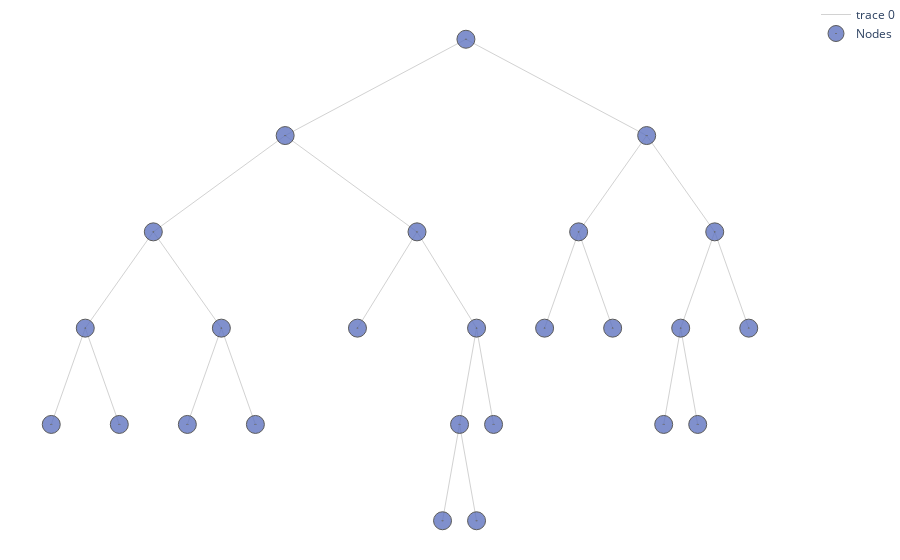

The notebook cell this image was saved under:
### Code cell
import warnings
warnings.filterwarnings("ignore", category=FutureWarning) 

start = time.time()
tree.print_tree(table = True, html = False).style.hide()#_index() #print both the pruned and non pruned tree 
#tree.print_tree(table = False, html = False, visual_pruning = True)
#time.time() - start

### Figure 1 — Plotly figure (JSON) as saved in the notebook; plotly's stock layout.template omitted (floating-point values rounded to 4 significant figures)
{"data": [{"hoverinfo": "none", "line": {"color": "rgb(210,210,210)", "width": 1}, "mode": "lines", "type": "scatter", "x": [0, -5.312, null, 0, 5.312, null, -5.312, -9.188, null, -5.312, -1.438, null, 5.312, 3.312, null, 5.312, 7.312, null, -9.188, -11.19, null, -9.188, -7.188, null, -1.438, -3.188, null, -1.438, 0.3125, null, 3.312, 2.312, null, 3.312, 4.312, null, 7.312, 6.312, null, 7.312, 8.312, null, -11.19, -12.19, null, -11.19, -10.19, null, -7.188, -8.188, null, -7.188, -6.188, null, 0.3125, -0.1875, null, 0.3125, 0.8125, null, 6.312, 5.812, null, 6.312, 6.812, null, -0.1875, -0.6875, null, -0.1875, 0.3125, null], "y": [8, 7, null, 8, 7, null, 7, 6, null, 7, 6, null, 7, 6, null, 7, 6, null, 6, 5, null, 6, 5, null, 6, 5, null, 6, 5, null, 6, 5, null, 6, 5, null, 6, 5, null, 6, 5, null, 5, 4, null, 5, 4, null, 5, 4, null, 5, 4, null, 5, 4, null, 5, 4, null, 5, 4, null, 5, 4, null, 4, 3, null, 4, 3, null]}, {"hoverinfo": "text", "marker": {"color": "#6175c1", "line": {"color": "rgb(50,50,50)", "width": 1}, "size": 18, "symbol": "circle-dot"}, "mode": "markers", "name": "Nodes", "opacity": 0.8, "text": ["n16<br>None<br>Bin Value: 117.08<br>pearson : 2462.92<br>Samples : 13<br>GPR: 1.0<br>LPR: 0.347", "n17<br>None<br>Bin Value: 135.64<br>pearson : 1905.21<br>Samples : 14<br>GPR: 0.378<br>LPR: 0.313", "n18<br>None<br>Bin Value: 128.67<br>pearson : 999.33<br>Samples : 6<br>GPR: []<br>LPR: []", "n19<br>None<br>Bin Value: 109.02<br>pearson : 10096.98<br>Samples : 56<br>GPR: 0.301<br>LPR: 0.153", "n10<br>None<br>Bin Value: 66.78<br>pearson : 4103.56<br>Samples : 9<br>GPR: []<br>LPR: []", "n23<br>None<br>Bin Value: 88.0<br>pearson : 5326.0<br>Samples : 19<br>GPR: 0.989<br>LPR: 0.179", "n44<br>None<br>Bin Value: 120.62<br>pearson : 3503.08<br>Samples : 13<br>GPR: 0.948<br>LPR: 0.315", "n45<br>None<br>Bin Value: 98.47<br>pearson : 5551.97<br>Samples : 32<br>GPR: 0.736<br>LPR: 0.261", "n12<br>None<br>Bin Value: 130.3<br>pearson : 5102.3<br>Samples : 30<br>GPR: 0.992<br>LPR: 0.167", "n13<br>None<br>Bin Value: 149.79<br>pearson : 7002.71<br>Samples : 28<br>GPR: 0.995<br>LPR: 0.212", "n15<br>None<br>Bin Value: 133.93<br>pearson : 832.93<br>Samples : 15<br>GPR: 0.99<br>LPR: 0.45", "n28<br>None<br>Bin Value: 114.83<br>pearson : 5907.0<br>Samples : 36<br>GPR: 0.313<br>LPR: 0.198", "n29<br>None<br>Bin Value: 97.89<br>pearson : 902.89<br>Samples : 9<br>GPR: []<br>LPR: []", "n1<br>CompPrice > 127.5<br>Bin Value: 115.78<br>pearson : 155526.82<br>Samples : 280<br>GPR: 0.577<br>LPR: 0.202", "n2<br>Sales > 7.55<br>Bin Value: 106.73<br>pearson : 75946.05<br>Samples : 162<br>GPR: 0.96<br>LPR: 0.21", "n4<br>Age > 53.5<br>Bin Value: 115.71<br>pearson : 24566.4<br>Samples : 89<br>GPR: 0.763<br>LPR: 0.191", "n8<br>Income > 67.0<br>Bin Value: 126.7<br>pearson : 6691.63<br>Samples : 27<br>GPR: 0.895<br>LPR: 0.347", "n9<br>Sales > 2.76<br>Bin Value: 110.92<br>pearson : 13188.6<br>Samples : 62<br>GPR: 0.95<br>LPR: 0.159", "n5<br>CompPrice > 99.0<br>Bin Value: 95.78<br>pearson : 35454.49<br>Samples : 73<br>GPR: 0.724<br>LPR: 0.244", "n11<br>Sales > 10.63<br>Bin Value: 99.86<br>pearson : 22715.73<br>Samples : 64<br>GPR: 0.954<br>LPR: 0.167", "n22<br>ShelveLoc in (b'Bad', b'Medium')<br>Bin Value: 104.87<br>pearson : 13589.2<br>Samples : 45<br>GPR: 0.396<br>LPR: 0.334", "n3<br>Sales > 7.56<br>Bin Value: 128.19<br>pearson : 48120.52<br>Samples : 118<br>GPR: 0.997<br>LPR: 0.314", "n6<br>CompPrice > 135.5<br>Bin Value: 139.71<br>pearson : 17604.02<br>Samples : 58<br>GPR: 0.739<br>LPR: 0.312", "n7<br>CompPrice > 146.5<br>Bin Value: 117.07<br>pearson : 15399.73<br>Samples : 60<br>GPR: 0.679<br>LPR: 0.369", "n14<br>Sales > 11.88<br>Bin Value: 111.44<br>pearson : 8877.11<br>Samples : 45<br>GPR: 1.0<br>LPR: 0.233"], "type": "scatter", "x": [-12.19, -10.19, -8.188, -6.188, -3.188, 0.8125, -0.6875, 0.3125, 2.312, 4.312, 8.312, 5.812, 6.812, 0, -5.312, -9.188, -11.19, -7.188, -1.438, 0.3125, -0.1875, 5.312, 3.312, 7.312, 6.312], "y": [4, 4, 4, 4, 5, 4, 3, 3, 5, 5, 5, 4, 4, 8, 7, 6, 5, 5, 6, 5, 4, 7, 6, 6, 5]}], "layout": {"margin": {"b": 0, "l": 0, "r": 0, "t": 0}, "plot_bgcolor": "rgba(0, 0, 0, 0)", "xaxis": {"showticklabels": false, "visible": false}, "yaxis": {"showticklabels": true, "visible": false}}}
